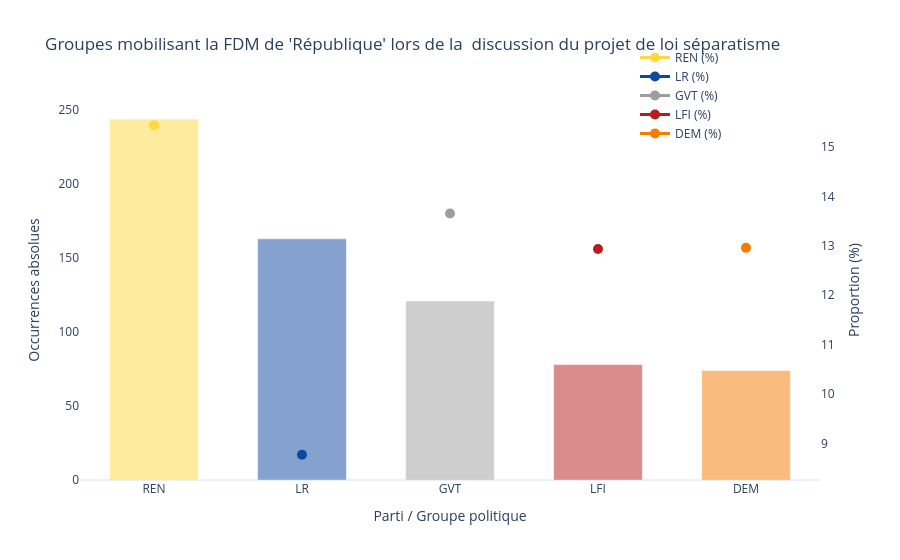

This figure's notebook cell:
### Code cell
diachronique_séquences_partis(
    df_regroup,
    couleurs_groupes=couleurs_groupes,
    jours=["2021-02-01", "2021-02-02", "2021-02-03", "2021-02-04", "2021-02-05", "2021-02-08", "2021-02-10", "2021-02-11", "2021-02-12", "2021-02-13", "2021-02-16", "2021-06-28", "2021-06-29", "2021-06-30", "2021-07-01", "2021-01-23"], 
    periode="jours",
    seuil_min_true=10,
    top_n=5,
    titre="Groupes mobilisant la FDM de 'République' lors de la  discussion du projet de loi séparatisme"
)

### Figure 1 — Plotly figure (JSON) as saved in the notebook; plotly's stock layout.template omitted (floating-point values rounded to 4 significant figures)
{"data": [{"hovertemplate": "<b>REN</b><br>Occurrences : %{y}<extra></extra>", "marker": {"color": "#FFD83E"}, "name": "REN (VA)", "opacity": 0.5, "showlegend": false, "type": "bar", "x": ["REN"], "y": [244], "yaxis": "y"}, {"hovertemplate": "<b>REN</b><br>Proportion : %{y}<extra></extra>", "line": {"color": "#FFD83E", "width": 3}, "marker": {"size": 10, "symbol": "circle"}, "name": "REN (%)", "type": "scatter", "x": ["REN"], "y": [15.44], "yaxis": "y2"}, {"hovertemplate": "<b>LR</b><br>Occurrences : %{y}<extra></extra>", "marker": {"color": "#0D47A1"}, "name": "LR (VA)", "opacity": 0.5, "showlegend": false, "type": "bar", "x": ["LR"], "y": [163], "yaxis": "y"}, {"hovertemplate": "<b>LR</b><br>Proportion : %{y}<extra></extra>", "line": {"color": "#0D47A1", "width": 3}, "marker": {"size": 10, "symbol": "circle"}, "name": "LR (%)", "type": "scatter", "x": ["LR"], "y": [8.768], "yaxis": "y2"}, {"hovertemplate": "<b>GVT</b><br>Occurrences : %{y}<extra></extra>", "marker": {"color": "#9E9E9E"}, "name": "GVT (VA)", "opacity": 0.5, "showlegend": false, "type": "bar", "x": ["GVT"], "y": [121], "yaxis": "y"}, {"hovertemplate": "<b>GVT</b><br>Proportion : %{y}<extra></extra>", "line": {"color": "#9E9E9E", "width": 3}, "marker": {"size": 10, "symbol": "circle"}, "name": "GVT (%)", "type": "scatter", "x": ["GVT"], "y": [13.66], "yaxis": "y2"}, {"hovertemplate": "<b>LFI</b><br>Occurrences : %{y}<extra></extra>", "marker": {"color": "#B71C1C"}, "name": "LFI (VA)", "opacity": 0.5, "showlegend": false, "type": "bar", "x": ["LFI"], "y": [78], "yaxis": "y"}, {"hovertemplate": "<b>LFI</b><br>Proportion : %{y}<extra></extra>", "line": {"color": "#B71C1C", "width": 3}, "marker": {"size": 10, "symbol": "circle"}, "name": "LFI (%)", "type": "scatter", "x": ["LFI"], "y": [12.94], "yaxis": "y2"}, {"hovertemplate": "<b>DEM</b><br>Occurrences : %{y}<extra></extra>", "marker": {"color": "#F57C00"}, "name": "DEM (VA)", "opacity": 0.5, "showlegend": false, "type": "bar", "x": ["DEM"], "y": [74], "yaxis": "y"}, {"hovertemplate": "<b>DEM</b><br>Proportion : %{y}<extra></extra>", "line": {"color": "#F57C00", "width": 3}, "marker": {"size": 10, "symbol": "circle"}, "name": "DEM (%)", "type": "scatter", "x": ["DEM"], "y": [12.96], "yaxis": "y2"}], "layout": {"bargap": 0.4, "legend": {"bgcolor": "rgba(255,255,255,0.7)", "x": 0.75, "y": 1.15}, "title": {"text": "Groupes mobilisant la FDM de 'République' lors de la  discussion du projet de loi séparatisme"}, "xaxis": {"title": {"text": "Parti / Groupe politique"}}, "yaxis": {"showgrid": false, "title": {"text": "Occurrences absolues"}}, "yaxis2": {"overlaying": "y", "showgrid": false, "side": "right", "title": {"text": "Proportion (%)"}}}}
